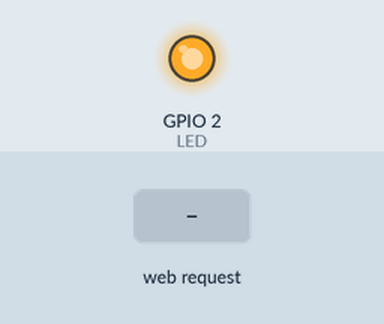
Simulated run of this sketch. Board: ESP8266 (NodeMCU). Parts: output pins drawn as LEDs (lit = HIGH). The test bench sets the inputs (shaded band). WiFi joins after 1.5 s; servers stay silent unless stated; what the sketch prints to the serial monitor is not drawn.

Above: at 3.8 s.
3.9 s: HTTP request GET /gpio/10 received
At 4.5 s:
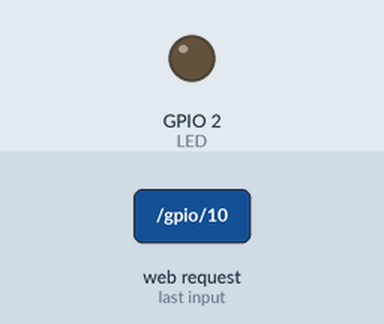
5.4 s: HTTP request GET /gpio/11 received
At 5.8 s:
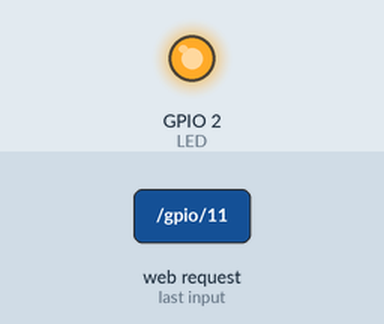
Timing chart, 0 to 8.4 s (numbered marks = the images above; inputs shaded):
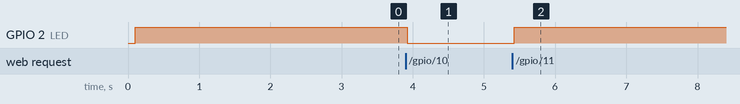

The sketch:

esp8266_siri.ino
```cpp
//  个人博客：http://blog.sina.com.cn/qiuya90
// 原理为利用ios12 支持的捷径软件和esp8266的http服务器
// 捷径进行http访问指定ip，esp8266检测到特定ip进行相应的io操作
// 2019.1.26 支持微信配网和安卓配网（可显示IP地址便于siri捷径添加ip）  安卓软件下载地址： https://fir.im/sc1t
#include <ESP8266WiFi.h>
#define LED 2
// 以上烧写程序配网方式可以换成微信扫码配网，等等，可看说明文档
WiFiServer server(80);  // 服务器端口号

bool autoConfig()
{
  WiFi.begin();
  for (int i = 0; i < 20; i++)
  {
    int wstatus = WiFi.status();
    if (wstatus == WL_CONNECTED)
    {
      Serial.println("AutoConfig Success");
      Serial.printf("SSID:%s\r\n", WiFi.SSID().c_str());
      Serial.printf("PSW:%s\r\n", WiFi.psk().c_str());
      WiFi.printDiag(Serial);
      return true;
      //break;
    }
    else
    {
      Serial.print("AutoConfig Waiting......");
      Serial.println(wstatus);
      delay(1000);
    }
  }
  Serial.println("AutoConfig Faild!" );
  return false;
  //WiFi.printDiag(Serial);
}

void smartConfig()
{
  WiFi.mode(WIFI_STA);
  Serial.println("\r\nWait for Smartconfig");
  WiFi.beginSmartConfig();
  while (1)
  {
    Serial.print(".");
    digitalWrite(LED, 0);
    delay(500);
    digitalWrite(LED, 1);
    delay(500);
    if (WiFi.smartConfigDone())
    {
      Serial.println("SmartConfig Success");
      Serial.printf("SSID:%s\r\n", WiFi.SSID().c_str());
      Serial.printf("PSW:%s\r\n", WiFi.psk().c_str());
      break;
    }
  }
}
void setup() {
  Serial.begin(115200);
  delay(100);
  pinMode(2, OUTPUT);
  digitalWrite(2, 1);
  // Connect to WiFi network
  Serial.println();
  Serial.println();
  Serial.print("Connecting to ");
  //smartConfig();  //APP智能配网
  if (!autoConfig())
  {
    Serial.println("Start module");
    smartConfig();
  }

  delay(500);
  Serial.println("");
  Serial.println("WiFi connected");
  // Start the server
  server.begin();
  Serial.println("Server started @ ");
  // Print the IP address & instructions
  Serial.println(WiFi.localIP());
  //打印出IP地址，后期可以制作显示器来外部硬件显示ip
  Serial.println("To control GPIO, open your web browser.");
  Serial.println("To set GPIO 0 high, type:");
  Serial.print(WiFi.localIP());
  Serial.println("/gpio/10");
  Serial.println("To set GPIO 0 low, type:");
  Serial.print(WiFi.localIP());
  Serial.println("/gpio/11");
  Serial.println("To toggle GPIO 0, type:");
  Serial.print(WiFi.localIP());
  Serial.println("/gpio/xxxxx");
}
void loop() {
  // Check if a client has connected
  WiFiClient client = server.available();
  if (!client) {
    delay(100);
    return;
  }
  String req = client.readStringUntil('\r');              //做为每一次指令的结束字符判断，因此指令末尾要有该结束符，可用16进制0x0D或者字符回车做为结束符
  Serial.println(req);
  client.flush();
  // Match the request
  int val;
  //      下面开始判断ip进行动作指令
  if (req.indexOf("/gpio/10") != -1){
    digitalWrite(LED, 0);
    Serial.println("打开成功！");
    Serial.println(req.indexOf("/gpio/10"));
    }
  else if (req.indexOf("/gpio/11") != -1){
    digitalWrite(LED, 1);
    Serial.println("关闭成功！");
    Serial.println(req.indexOf("/gpio/11"));
    }
  else {
    Serial.println("invalid request");
    client.print("HTTP/1.1 404\r\n");
    client.stop();
    return;
  }
  client.flush();
  // Prepare the response
  String s = "HTTP/1.1 200 OK\r\nContent-Type: text/html\r\n\r\n<!DOCTYPE HTML>\r\n<html>\r\nWelcome ivan space! ";
  s += "</html>\n";
  // Send the response to the client
  client.print(s);
  delay(1);
  Serial.println("Client disonnected");
}
```

Measured:
- after the input at 3.9 s, GPIO 2 (LED): HIGH → LOW at once
- after the input at 5.4 s, GPIO 2 (LED): LOW → HIGH at once
